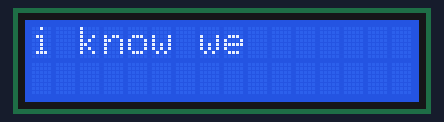
Recording of a sketch running on a simulated Arduino Uno, built with avr-gcc and run on an emulated ATmega328P. On the bench: 16×2 character LCD.

Above: at 0.1 s.
At 6.6 s:
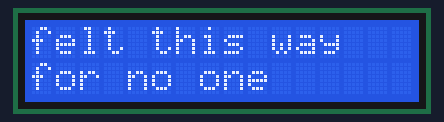
At 11.6 s:
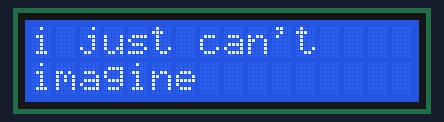
At 17.0 s:
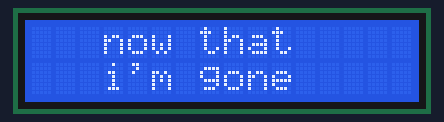
At 25.8 s:
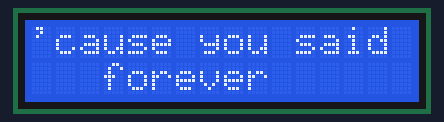
At 32.9 s:
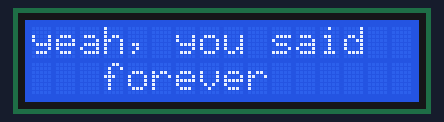

The sketch:

LCD_Lyric.ino
```cpp
#include <Wire.h>
#include <LiquidCrystal_I2C.h>

LiquidCrystal_I2C lcd(0x27,16,2); // set the LCD address to 0x27 for a 16 chars and 2 line display


void setup() {
   lcd.begin (16,2); // <<----- My LCD was 16x2

// Switch on the backlight
lcd.setBacklight(HIGH);

  // awal
  lcd.setCursor (0,0); // go home (baris pertama)
  lcd.print("i know we");
  delay(1000);
  lcd.setCursor (0,1); //baris ke dua
  lcd.print("were'nt perfect");
  delay(2000);
  lcd.clear();
  lcd.setCursor (0,0); // go home (baris pertama)
  lcd.print("but i've never");
  delay(800);
  lcd.clear();

  lcd.setCursor (0,0); // go home (baris pertama)
  lcd.print("felt this way");
  delay(1800);
  lcd.setCursor (0,1); //baris ke dua
  lcd.print("for ");
  delay(800);
  lcd.setCursor (4,1);
  lcd.print("no one");
  delay(3000);
  lcd.clear();

  lcd.setCursor (0,0);
  lcd.print("i just can't");
  delay(2000);
  lcd.setCursor (0,1); //baris ke dua
  lcd.print("imagine ");
  delay(1500);
  lcd.clear();

  lcd.setCursor (0,0);
  lcd.print("how you could");
  delay(800);
  lcd.setCursor (0,1); //baris ke dua
  lcd.print("be so okay ");
  delay(1000);
  lcd.clear();

  lcd.setCursor (3,0);
  lcd.print("now that");
  delay(1000);
  lcd.setCursor (3,1); //baris ke dua
  lcd.print("i'm");
  delay(1000);
  lcd.setCursor (7,1); //baris ke dua
  lcd.print("gone");
  delay(1500);
  lcd.clear();

  lcd.setCursor (0,0);
  lcd.print("'cause u didn't");
  delay(1000);
  lcd.setCursor (0,1); //baris ke dua
  lcd.print("mean what u");
  delay(1000);
  lcd.clear();

  lcd.setCursor (0,0);
  lcd.print("wrote in that");
  delay(1000);
  lcd.setCursor (0,1); //baris ke dua
  lcd.print("song about me");
  delay(3300);
  lcd.clear();

  lcd.setCursor (0,0);
  lcd.print("'cause you said");
  delay(1000);
  lcd.setCursor (3,1); //baris ke dua
  lcd.print("forever");
  delay(1500);
  lcd.clear();

  lcd.setCursor (0,0);
  lcd.print("now i drive");
  delay(1000);
  lcd.setCursor (0,1); //baris ke dua
  lcd.print("alone");
  delay(1000);
  lcd.clear();

  lcd.setCursor (2,0);
  lcd.print("past your");
  delay(1000);
  lcd.setCursor (4,1); //baris ke dua
  lcd.print("street");
  delay(1500);
  lcd.clear();

  lcd.setCursor (0,0);
  lcd.print("yeah, you said");
  delay(1000);
  lcd.setCursor (3,1); //baris ke dua
  lcd.print("forever");
  delay(1500);
  lcd.clear();

  lcd.setCursor (0,0);
  lcd.print("now i drive");
  delay(1000);
  lcd.setCursor (0,1); //baris ke dua
  lcd.print("alone");
  delay(1000);
  lcd.clear();

  lcd.setCursor (2,0);
  lcd.print("past your");
  delay(1000);
  lcd.setCursor (4,1); //baris ke dua
  lcd.print("street");
  delay(1000);
  lcd.clear();
  delay(6000);

}

void loop() {
  // put your main code here, to run repeatedly:

}
```

Measured:
- what the display in image 1 shows lasts 3.0 s, from 6.5 s to 9.5 s
- what the display in image 2 shows lasts 1.5 s, from 11.6 s to 13.1 s
